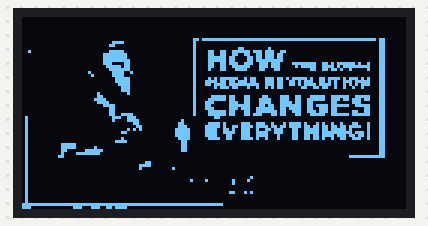
The sketch below on a simulated Arduino Uno, built with avr-gcc and run on an emulated ATmega328P. Parts: 128×64 one-colour display.

Above: at 0.1 s.

The sketch:

oled_image_displaying.ino
```cpp
#include <Adafruit_GFX.h>
#include <Adafruit_SPITFT.h>
#include <Adafruit_SPITFT_Macros.h>
#include <gfxfont.h>

#include <Adafruit_SSD1306.h>
#include <splash.h>


#define DISP_D1 11
#define DISP_D0 12
#define DISP_DC 9
#define DISP_RST 10
#define DISP_CS 8

#define DISP_CLM 128
#define DISP_RW 64


Adafruit_SSD1306 display(DISP_CLM, DISP_RW, DISP_D1, DISP_D0, DISP_DC, DISP_RST, DISP_CS);
// 'download', 128x64px
// 'pp-1_compress53', 128x64px
// 'sv-pic-5-763714', 128x60px
// 'maxresdefault', 128x64px
const unsigned char myBitmap [] PROGMEM = {
  0x00, 0x00, 0x00, 0x00, 0x00, 0x00, 0x00, 0x00, 0x00, 0x00, 0x00, 0x00, 0x00, 0x00, 0x00, 0x00,
  0x00, 0x00, 0x00, 0x00, 0x00, 0x00, 0x00, 0x00, 0x00, 0x00, 0x00, 0x00, 0x00, 0x00, 0x00, 0x00,
  0x00, 0x00, 0x00, 0x00, 0x00, 0x00, 0x00, 0x00, 0x00, 0x00, 0x00, 0x00, 0x00, 0x00, 0x00, 0x00,
  0x00, 0x00, 0x00, 0x00, 0x00, 0x00, 0x00, 0x00, 0x00, 0x00, 0x00, 0x00, 0x00, 0x00, 0x00, 0x00,
  0x00, 0x00, 0x00, 0x00, 0x00, 0x00, 0x00, 0x00, 0x00, 0x00, 0x00, 0x00, 0x00, 0x00, 0x00, 0x00,
  0x00, 0x00, 0x00, 0x00, 0x00, 0x00, 0x00, 0x00, 0x00, 0x00, 0x00, 0x00, 0x00, 0x00, 0x00, 0x00,
  0x00, 0x00, 0x00, 0x00, 0x00, 0x00, 0x00, 0x00, 0x00, 0x00, 0x00, 0x00, 0x00, 0x00, 0x00, 0x00,
  0x00, 0x00, 0x00, 0x00, 0x00, 0x00, 0x00, 0x6f, 0xff, 0xff, 0xff, 0xff, 0xff, 0xff, 0xfd, 0x80,
  0x00, 0x00, 0x00, 0x03, 0xc0, 0x00, 0x00, 0x40, 0x00, 0x00, 0x00, 0x00, 0x00, 0x00, 0x01, 0x80,
  0x00, 0x00, 0x00, 0x06, 0x00, 0x00, 0x00, 0x40, 0x00, 0x00, 0x00, 0x00, 0x00, 0x00, 0x01, 0x80,
  0x00, 0x00, 0x00, 0x00, 0x00, 0x00, 0x00, 0x40, 0x00, 0xc0, 0x20, 0x00, 0x00, 0x00, 0x01, 0x80,
  0x20, 0x00, 0x00, 0x07, 0xc0, 0x00, 0x00, 0x43, 0x33, 0xf7, 0x73, 0x00, 0x00, 0x00, 0x01, 0x80,
  0x00, 0x00, 0x00, 0x1f, 0xe0, 0x00, 0x00, 0x43, 0x33, 0x33, 0x76, 0x00, 0x00, 0x00, 0x01, 0x80,
  0x00, 0x00, 0x00, 0x1f, 0xe0, 0x00, 0x00, 0x43, 0xf6, 0x1b, 0x76, 0x00, 0x00, 0x00, 0x01, 0x80,
  0x00, 0x00, 0x00, 0x1f, 0xf0, 0x00, 0x00, 0x43, 0xf6, 0x1b, 0xfe, 0x00, 0x00, 0x00, 0x01, 0x80,
  0x00, 0x00, 0x00, 0x1c, 0x30, 0x00, 0x00, 0x43, 0x37, 0x39, 0xdc, 0x3f, 0xcd, 0x7e, 0x91, 0x80,
  0x00, 0x00, 0x00, 0x0f, 0xb0, 0x00, 0x00, 0x43, 0x33, 0xf1, 0xdc, 0x17, 0xcf, 0x5f, 0xf1, 0x80,
  0x00, 0x00, 0x00, 0x07, 0xf0, 0x00, 0x00, 0x42, 0x31, 0xe1, 0x8c, 0x00, 0xcd, 0xa4, 0x11, 0x80,
  0x00, 0x00, 0x02, 0x03, 0xc8, 0x00, 0x00, 0x40, 0x00, 0x00, 0x00, 0x00, 0x00, 0x00, 0x01, 0x80,
  0x00, 0x00, 0x01, 0x03, 0xc0, 0x00, 0x00, 0x40, 0x00, 0x00, 0x00, 0x00, 0x00, 0x00, 0x01, 0x80,
  0x00, 0x00, 0x00, 0x01, 0xf0, 0x00, 0x00, 0x42, 0xbf, 0x2c, 0x76, 0xbe, 0x9b, 0xd7, 0x51, 0x80,
  0x00, 0x00, 0x00, 0x01, 0xf0, 0x00, 0x00, 0x47, 0xb6, 0xec, 0x76, 0x6b, 0x9a, 0x9d, 0xf1, 0x80,
  0x00, 0x00, 0x00, 0x00, 0xf0, 0x00, 0x00, 0x46, 0xf7, 0xfe, 0x76, 0x6b, 0xde, 0x95, 0x71, 0x80,
  0x00, 0x00, 0x00, 0x00, 0x70, 0x00, 0x00, 0x40, 0xbb, 0x12, 0x56, 0x06, 0x6c, 0x92, 0x41, 0x80,
  0x00, 0x00, 0x00, 0x00, 0x70, 0x00, 0x00, 0x40, 0x00, 0x00, 0x00, 0x00, 0x00, 0x00, 0x01, 0x80,
  0x00, 0x00, 0x00, 0x40, 0x10, 0x00, 0x00, 0x40, 0x00, 0x00, 0x00, 0x00, 0x00, 0x00, 0x01, 0x80,
  0x00, 0x00, 0x00, 0x60, 0x00, 0x00, 0x00, 0x41, 0xf6, 0x30, 0xc3, 0x98, 0xf9, 0xf9, 0xf1, 0x80,
  0x00, 0x00, 0x00, 0xf0, 0x00, 0x00, 0x00, 0x43, 0xf6, 0x31, 0xe3, 0x99, 0xf9, 0xdb, 0xb1, 0x80,
  0x00, 0x00, 0x00, 0x78, 0x00, 0x00, 0x00, 0x47, 0x07, 0x31, 0xe3, 0xd9, 0x81, 0x83, 0x81, 0x80,
  0x00, 0x00, 0x00, 0x1e, 0x00, 0x00, 0x00, 0x46, 0x07, 0xf1, 0xb3, 0xf9, 0xbd, 0xf9, 0xf1, 0x80,
  0x00, 0x00, 0x00, 0x06, 0x00, 0x00, 0x00, 0x47, 0x07, 0x73, 0xf3, 0x79, 0x9d, 0x80, 0x31, 0x80,
  0x00, 0x00, 0x00, 0x06, 0x00, 0x00, 0x00, 0x43, 0xf6, 0x33, 0xfb, 0x39, 0xdd, 0x83, 0x31, 0x80,
  0x00, 0x00, 0x00, 0x06, 0x78, 0x00, 0x00, 0x43, 0xf6, 0x37, 0x1b, 0x18, 0xf9, 0xfb, 0xf1, 0x80,
  0x40, 0x00, 0x00, 0x03, 0x9c, 0x00, 0x00, 0x00, 0xc0, 0x00, 0x00, 0x00, 0x00, 0x00, 0x01, 0x80,
  0x40, 0x00, 0x00, 0x02, 0x1e, 0x00, 0x04, 0x00, 0x00, 0x00, 0x00, 0x00, 0x00, 0x00, 0x01, 0x80,
  0x40, 0x00, 0x00, 0x00, 0x06, 0x00, 0x0c, 0x03, 0xd0, 0x73, 0x91, 0x7a, 0x29, 0x23, 0x11, 0x80,
  0x40, 0x00, 0x00, 0x00, 0x03, 0x00, 0x0e, 0x07, 0xd3, 0x7b, 0xdb, 0x7b, 0x6d, 0xb7, 0x91, 0x80,
  0x40, 0x00, 0x00, 0x00, 0x15, 0x00, 0x1f, 0x07, 0x9a, 0x72, 0x6e, 0x33, 0xed, 0xf4, 0x11, 0x80,
  0x40, 0x00, 0x00, 0x00, 0x60, 0x00, 0x1f, 0x07, 0x9e, 0x73, 0xce, 0x33, 0xef, 0xfd, 0xd1, 0x80,
  0x40, 0x00, 0x00, 0x00, 0x00, 0x00, 0x1f, 0x07, 0x8c, 0x73, 0xc4, 0x33, 0x6f, 0x76, 0xd1, 0x80,
  0x40, 0x00, 0x00, 0x00, 0x40, 0x00, 0x0f, 0x03, 0xcc, 0x7a, 0x44, 0x33, 0x69, 0x33, 0x91, 0x80,
  0x40, 0x00, 0x00, 0x01, 0xe0, 0x00, 0x06, 0x00, 0x00, 0x00, 0x00, 0x00, 0x00, 0x00, 0x01, 0x80,
  0x40, 0x07, 0xc0, 0x00, 0x00, 0x00, 0x06, 0x00, 0x00, 0x00, 0x00, 0x00, 0x00, 0x00, 0x01, 0x80,
  0x40, 0x07, 0xc0, 0x80, 0x00, 0x00, 0x06, 0x00, 0x00, 0x00, 0x00, 0x00, 0x00, 0x00, 0x01, 0x80,
  0x40, 0x06, 0x07, 0xe0, 0x00, 0x00, 0x06, 0x00, 0x00, 0x00, 0x00, 0x00, 0x00, 0x00, 0x01, 0x80,
  0x40, 0x04, 0x3f, 0xc0, 0x00, 0x00, 0x00, 0x00, 0x00, 0x00, 0x00, 0x00, 0x00, 0x00, 0x01, 0x80,
  0x40, 0x0c, 0x00, 0x00, 0x00, 0x00, 0x00, 0x00, 0x00, 0x00, 0x00, 0x00, 0x00, 0x07, 0xff, 0x80,
  0x40, 0x00, 0x00, 0x00, 0x00, 0x00, 0x00, 0x00, 0x00, 0x00, 0x00, 0x00, 0x00, 0x00, 0x00, 0x00,
  0x40, 0x00, 0x00, 0x00, 0x00, 0x60, 0x00, 0x00, 0x00, 0x00, 0x00, 0x00, 0x00, 0x00, 0x00, 0x00,
  0x40, 0x00, 0x00, 0x00, 0x01, 0xe0, 0x00, 0x00, 0x00, 0x00, 0x00, 0x00, 0x00, 0x00, 0x00, 0x00,
  0x40, 0x00, 0x00, 0x00, 0x01, 0x00, 0x20, 0x00, 0x00, 0x00, 0x00, 0x00, 0x00, 0x00, 0x00, 0x00,
  0x40, 0x00, 0x00, 0x00, 0x00, 0x00, 0x00, 0x00, 0x00, 0x00, 0x00, 0x00, 0x00, 0x00, 0x00, 0x00,
  0x40, 0x00, 0x00, 0x00, 0x00, 0x00, 0x00, 0x00, 0x00, 0x00, 0x00, 0x00, 0x00, 0x00, 0x00, 0x00,
  0x40, 0x00, 0x00, 0x00, 0x00, 0x00, 0x00, 0x00, 0x00, 0x08, 0x00, 0x00, 0x00, 0x00, 0x00, 0x00,
  0x40, 0x00, 0x00, 0x00, 0x00, 0x00, 0x00, 0x84, 0x02, 0x10, 0x00, 0x00, 0x00, 0x00, 0x00, 0x00,
  0x40, 0x00, 0x00, 0x00, 0x00, 0x00, 0x00, 0x00, 0x02, 0x00, 0x00, 0x00, 0x00, 0x00, 0x00, 0x00,
  0x40, 0x00, 0x00, 0x00, 0x00, 0x00, 0x00, 0x00, 0x00, 0x00, 0x00, 0x00, 0x00, 0x00, 0x00, 0x00,
  0x40, 0x00, 0x00, 0x00, 0x00, 0x00, 0x00, 0x00, 0x00, 0x00, 0x00, 0x00, 0x00, 0x00, 0x00, 0x00,
  0x40, 0x00, 0x00, 0x00, 0x00, 0x00, 0x00, 0x00, 0x06, 0x28, 0x00, 0x00, 0x00, 0x00, 0x00, 0x00,
  0x40, 0x00, 0x00, 0x00, 0x00, 0x00, 0x00, 0x00, 0x00, 0x00, 0x00, 0x00, 0x00, 0x00, 0x00, 0x00,
  0x40, 0x00, 0x00, 0x00, 0x00, 0x00, 0x00, 0x00, 0x00, 0x00, 0x00, 0x00, 0x00, 0x00, 0x00, 0x00,
  0x40, 0x00, 0x00, 0x00, 0x00, 0x00, 0x00, 0x00, 0x00, 0x00, 0x00, 0x00, 0x00, 0x00, 0x00, 0x00,
  0xff, 0xff, 0xff, 0xff, 0xff, 0xff, 0xff, 0xff, 0xe0, 0x00, 0x00, 0x00, 0x00, 0x00, 0x00, 0x00,
  0xe0, 0x00, 0x71, 0xcd, 0xe0, 0x00, 0x00, 0x00, 0x00, 0x00, 0x00, 0x00, 0x00, 0x00, 0x00, 0x00
};


void setup()
{

  if(!display.begin(SSD1306_SWITCHCAPVCC,0x3C))   // 64rows-3C  128-COL
  {
    for(;;);
  }
}
 void loop()
 {
  display.clearDisplay();
   display.drawBitmap ( 0,0,myBitmap,128,64,1);
   display.display();
  }
```
